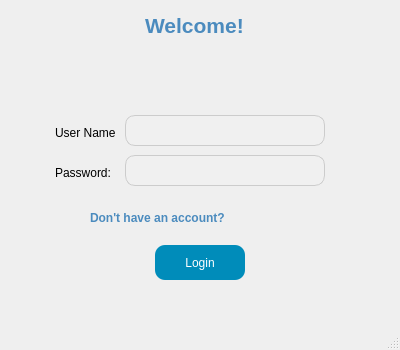
<?xml version="1.0" encoding="UTF-8"?>
<ui version="4.0">
 <class>MainWindow</class>
 <widget class="QMainWindow" name="MainWindow">
  <property name="geometry">
   <rect>
    <x>0</x>
    <y>0</y>
    <width>400</width>
    <height>350</height>
   </rect>
  </property>
  <property name="windowTitle">
   <string>MainWindow</string>
  </property>
  <widget class="QWidget" name="centralwidget">
   <widget class="QLabel" name="label">
    <property name="geometry">
     <rect>
      <x>145</x>
      <y>10</y>
      <width>111</width>
      <height>31</height>
     </rect>
    </property>
    <property name="font">
     <font>
      <pointsize>16</pointsize>
      <weight>75</weight>
      <bold>true</bold>
     </font>
    </property>
    <property name="styleSheet">
     <string>
      color: #4B8BBE;
     </string>
    </property>
    <property name="text">
     <string>Welcome!</string>
    </property>
   </widget>
   <widget class="QLabel" name="label_2">
    <property name="geometry">
     <rect>
      <x>55</x>
      <y>125</y>
      <width>61</width>
      <height>16</height>
     </rect>
    </property>
    <property name="text">
     <string>User Name:</string>
    </property>
   </widget>
   <widget class="QLabel" name="label_3">
    <property name="geometry">
     <rect>
      <x>55</x>
      <y>165</y>
      <width>61</width>
      <height>16</height>
     </rect>
    </property>
    <property name="text">
     <string>Password:</string>
    </property>
   </widget>
   <widget class="QLineEdit" name="lineEdit_userName">
    <property name="geometry">
     <rect>
      <x>125</x>
      <y>115</y>
      <width>200</width>
      <height>31</height>
     </rect>
    </property>
    <property name="styleSheet">
     <string>
      background-color: #f0f0f0;
      border: 1px solid #ccc;
      border-radius: 10px;
      padding: 5px;
     </string>
    </property>
   </widget>
   <widget class="QLineEdit" name="lineEdit_password">
    <property name="geometry">
     <rect>
      <x>125</x>
      <y>155</y>
      <width>200</width>
      <height>31</height>
     </rect>
    </property>
    <property name="styleSheet">
     <string>
      background-color: #f0f0f0;
      border: 1px solid #ccc;
      border-radius: 10px;
      padding: 5px;
     </string>
    </property>
   </widget>
   <widget class="QPushButton" name="pushButton_login">
    <property name="geometry">
     <rect>
      <x>155</x>
      <y>245</y>
      <width>90</width>
      <height>35</height>
     </rect>
    </property>
    <property name="styleSheet">
     <string>
      background-color: #008CBA;
      color: white;
      border-radius: 10px;
      padding: 5px;
     </string>
    </property>
    <property name="text">
     <string>Login</string>
    </property>
   </widget>
   <widget class="QLabel" name="label_4">
    <property name="geometry">
     <rect>
      <x>90</x>
      <y>210</y>
      <width>141</width>
      <height>16</height>
     </rect>
    </property>
    <property name="font">
     <font>
      <weight>75</weight>
      <bold>true</bold>
     </font>
    </property>
    <property name="mouseTracking">
     <bool>false</bool>
    </property>
    <property name="styleSheet">
     <string notr="true">color: #4B8BBE;</string>
    </property>
    <property name="text">
     <string>Don't have an account?</string>
    </property>
   </widget>
   <widget class="QLabel" name="label_5">
    <property name="geometry">
     <rect>
      <x>170</x>
      <y>45</y>
      <width>61</width>
      <height>61</height>
     </rect>
    </property>
    <property name="text">
     <string/>
    </property>
    <property name="pixmap">
     <pixmap>../cyber project/Logo project.png</pixmap>
    </property>
    <property name="scaledContents">
     <bool>true</bool>
    </property>
   </widget>
   <widget class="QLabel" name="label_6">
    <property name="geometry">
     <rect>
      <x>170</x>
      <y>45</y>
      <width>61</width>
      <height>61</height>
     </rect>
    </property>
    <property name="text">
     <string/>
    </property>
    <property name="pixmap">
     <pixmap>../../cyber project/Logo project.png</pixmap>
    </property>
    <property name="scaledContents">
     <bool>true</bool>
    </property>
    <property name="openExternalLinks">
     <bool>false</bool>
    </property>
   </widget>
  </widget>
  <widget class="QMenuBar" name="menubar">
   <property name="geometry">
    <rect>
     <x>0</x>
     <y>0</y>
     <width>400</width>
     <height>21</height>
    </rect>
   </property>
  </widget>
  <widget class="QStatusBar" name="statusbar"/>
 </widget>
 <resources/>
 <connections/>
</ui>
